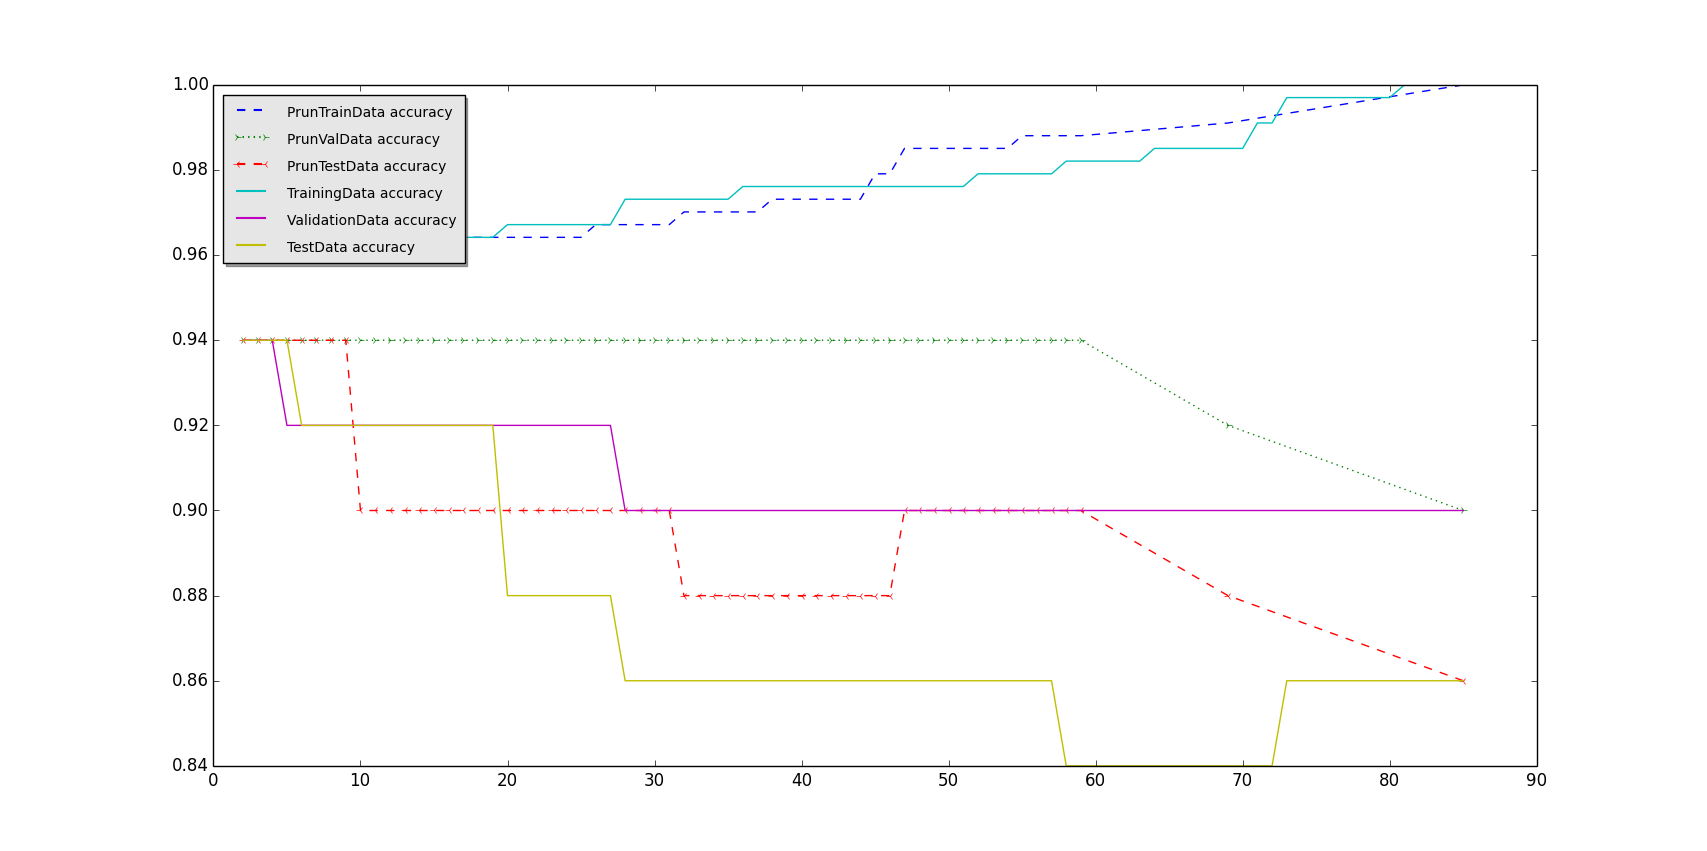

Reproduce this figure in Python.
from __future__ import division
import sys,math,random
from pprint import pprint
import matplotlib.pyplot as plt
import random as rand

class Node:
	numNodes = 0
	def __init__(self):
		self.data = None
		self.splitAttr = None
		self.leftNode = None
		self.midNode = None
		self.rightNode = None
		self.majorInPar = None;
		Node.numNodes+=1

	def depth(self):
		ldepth = self.leftNode.depth() if self.leftNode else 0
		rdepth = self.rightNode.depth() if self.rightNode else 0
		mdepth = self.midNode.depth() if self.midNode else 0
		return max(ldepth,rdepth,mdepth)+1

	def findNumNodes(self):
		lnodes = self.leftNode.findNumNodes() if self.leftNode else 0
		midnodes = self.midNode.findNumNodes() if self.midNode else 0
		rnodes = self.rightNode.findNumNodes() if self.rightNode else 0
		return (lnodes+midnodes+rnodes+1)

classifier = Node()
classifierSafeCopy = classifier
xnumNodes = []
trainaccuracy = []
validaccuracy = []
testaccuracy = []

prunNumNodes = []
prunTrainAcc = [] 
prunValAcc = [] 
prunTestAcc = [] 

traindata = None
validationdata = None
testdata = None


def findError(attr,data):
	errMat = [[0,0],[0,0],[0,0]]
	totEx = 1.0*len(data)
	if (totEx==0):
		print "Error in findError ..."
		exit(1)
	for ex in data:
		errMat[ex[attr]+1][ex[0]] += 1
	numOfZero = 0
	err = 0.0
	for out in errMat:
		if ((out[0]+out[1])!=0):
			temp = ((out[0]+out[1])/totEx)*((1.0*min(out[0],out[1]))/(out[0]+out[1]))
			err += temp
		else:
			numOfZero += 1
	if (numOfZero>=3):
		# this cannot happen
		print "Error in findError - 1!!"
		exit(1)
	return err

def chooseBestAttrError(data,attrset):
	# Choose on error
	if len(data)==0:
		print "ERROR in chooseBestAttr!!"
		exit(1)
	numAttr = len(data[0])-1
	minError = 1.0*(10**9)
	minErrorNo = -1
	for attrNo in xrange(1,numAttr+1):
		if not(attrset[attrNo-1]):
			# means that this attrNo is false in attrset
			continue
		# this attr is allowed
		err = findError(attrNo,data)
		if (err<minError):
			minError = err
			minErrorNo = attrNo
	if (minErrorNo == -1) or (minErrorNo == 0):
		# means that no attribute has error less than 10**9
		print "Error in chooseBestAttr - 1!!"
		exit(1)
	return minErrorNo

def findCondEntr(attr,data):
	errMat = [[0,0],[0,0],[0,0]]
	totEx = 1.0*len(data)
	if (totEx==0):
		print "Error in findCondEntr ..."
		exit(1)
	for ex in data:
		errMat[ex[attr]+1][ex[0]] += 1
	numOfZero = 0
	err = 0.0
	for out in errMat:
		temp = out[0]+out[1]
		if (temp!=0):
			prob = (1.0*temp)/totEx
			condp0 = (1.0*out[0])/temp
			condp1 = (1.0*out[1])/temp
			temp2 = 0.0
			temp2 += (condp0*math.log(condp0,2) if (condp0!=0) else 0.0)
			temp2 += (condp1*math.log(condp1,2) if (condp1!=0) else 0.0)
			err += (prob*(-1*temp2))
		else:
			numOfZero += 1
	# if (numOfZero>=2): return -1
	return err

def chooseBestAttrEntropy(data,attrset):
	# Choose on entropy
	if len(data)==0:
		print "ERROR in chooseBestAttr!!"
		exit(1)
	numAttr = len(data[0])-1
	minError = 1.0*(10**9)
	minErrorNo = -1
	for attrNo in xrange(1,numAttr+1):
		if not(attrset[attrNo-1]):
			# means that this attrNo is false in attrset
			continue
		# this attr is allowed
		err = findCondEntr(attrNo,data)
		if (err<minError):
			minError = err
			minErrorNo = attrNo
	if (minErrorNo == -1) or (minErrorNo == 0):
		# means that no attribute has error less than 10**9
		print "Error in chooseBestAttr - 1!!"
		exit(1)
	return minErrorNo

def splitOnAttr(spAttr,data):
	dataneg,datazero,datapos=[[],[]],[[],[]],[[],[]]
	for example in data:
		if (example[spAttr]==-1): dataneg[example[0]].append(example)
		elif (example[spAttr]==0): datazero[example[0]].append(example)
		elif (example[spAttr]==1): datapos[example[0]].append(example)
		else:
			print "Error in splitOnAttr - ",example[spAttr]
			exit(1)
	return [dataneg,datazero,datapos]

# use classi to predict ex
def predictSingle(ex,classi):
	spatt = classi.splitAttr
	if (classi.leftNode==None) and (classi.midNode == None) and (classi.rightNode == None):
		# This means this is a leaf node
		l0 = len(classi.data[0])
		l1 = len(classi.data[1])
		if (l0>l1): return 0
		elif (l0<l1): return 1
		else:
			# the equal case
			if (classi.majorInPar) and (l0==0):
				return classi.majorInPar
			return 1

	# recursive case
	
	spatt-=1 # classi.splitAttr was in [1..16] but i need it in [0..15]
	curattrval = ex[spatt]
	gonode = None
	if (curattrval==-1): gonode = classi.leftNode
	elif (curattrval==0): gonode = classi.midNode
	elif (curattrval==1): gonode = classi.rightNode
	else:
		print  "Error - the curattr is something unknown",curattr
		exit(1)
	if gonode==None:
		# now use majority prediction with training data going on curattrval
		splitdata = splitOnAttr(spatt+1,classi.data[0]+classi.data[1])
		onthisway = splitdata[curattrval+1]
		l0 = len(onthisway[0])
		l1 = len(onthisway[1])
		if (l0>l1): return 0
		elif (l0<l1): return 1
		else:
			# the equal case
			if (classi.majorInPar) and (l0==0):
				return classi.majorInPar
			return 1
	else:
		return predictSingle(ex,gonode)

def findAccuracy(nnodes,trainacc,valacc,testacc,root):
	global traindata,validationdata,testdata
	# find the accuracy on train,validation and test data
	classifierOri = root
	curNumnodes = classifierOri.findNumNodes()
	trainCorrect = 0
	validCorrect = 0
	testCorrect = 0
	trd = traindata[0]+traindata[1]
	vld = validationdata[0]+validationdata[1]
	tstd = testdata[0]+testdata[1]
	# now find the accuracy over train , validation and test
	for ex in trd:
		c1 = classifierOri
		prediction = predictSingle(ex[1:],c1)
		if not((prediction==0) or (prediction==1)):
			print "predictSingle not working !!",prediction
			exit(1)
		if (prediction == ex[0]): trainCorrect += 1

	for ex in vld:
		c1 = classifierOri
		prediction = predictSingle(ex[1:],c1)
		if not((prediction==0) or (prediction==1)):
			print "predictSingle not working !!",prediction
			exit(1)
		if (prediction == ex[0]): validCorrect += 1

	for ex in tstd:
		c1 = classifierOri
		prediction = predictSingle(ex[1:],c1)
		if not((prediction==0) or (prediction==1)):
			print "predictSingle not working !!",prediction
			exit(1)
		if (prediction == ex[0]): testCorrect += 1

	nnodes.append(curNumnodes)
	trainacc.append((1.0*trainCorrect)/len(trd))
	valacc.append((1.0*validCorrect)/len(vld))
	testacc.append((1.0*testCorrect)/len(tstd))

def growTree(inpd,curNode,attrset):
	global xnumNodes,trainaccuracy,validaccuracy,testaccuracy,classifier
	c1 = classifier
	[data0,data1] = inpd
	curNode.data = [data0,data1] #inpdata is a list = [data0,data1]

	findAccuracy(xnumNodes,trainaccuracy,validaccuracy,testaccuracy,c1)

	l0 = len(data0)
	l1 = len(data1)
	if (l0==0) or (l1==0) or (sum(attrset)==0):
		return

	# use error as the metric to split on
	spAttr = chooseBestAttrError(data0+data1,attrset) # spAttr is in [1..maxattr]
	curNode.splitAttr = spAttr
	[dataneg,datazero,datapos] = splitOnAttr(spAttr,data0+data1) # dataneg,datazero and datapos are 2*1 lists

	newattrset = [x for x in attrset]
	newattrset[spAttr-1] = False

	leftn = Node()
	curNode.leftNode = leftn
	leftn.majorInPar = ((0 if (l0>l1) else 1) if (l0!=l1) else None)
	growTree(dataneg,leftn,newattrset)

	midn = Node()
	curNode.midNode = midn
	midn.majorInPar = ((0 if (l0>l1) else 1) if (l0!=l1) else None)
	growTree(datazero,midn,newattrset)	
	
	rightn = Node()
	curNode.rightNode = rightn
	rightn.majorInPar = ((0 if (l0>l1) else 1) if (l0!=l1) else None)
	growTree(datapos,rightn,newattrset)

def readFile(filename):
	fid = open(filename,'r')
	lines = fid.read().splitlines()
	data = [[0 for x in xrange(len(lines[0].split(',')))] for x in xrange(len(lines))]
	for i,line in enumerate(lines):
		arr = line.split(',')
		for j,val in enumerate(arr):
			if j==0:
				# 0 for democrat and 1 for republican
				if (val=='democrat'):
					data[i][0] = 0
				elif (val=='republican'):
					data[i][0] = 1
				else:
					print "Input File error."
					exit(1)
			else:
				# -1 for no, +1 for yes, 0 for unknown - ?
				if (val=='y'): 
					data[i][j] = 1;
				elif (val=='n'): 
					data[i][j] = -1;
				elif (val=='?'): 
					data[i][j] = 0;
				else:
					print "Error reading the file at line ",i,j
					exit(1)
	data0 = []
	data1 = []
	for ex in data:
		if (ex[0]==1):data1.append(ex)
		else: data0.append(ex)
	return [data0,data1]

def findValAcc(root):
	global validationdata
	vld = validationdata[0]+validationdata[1]
	validCorrect = 0
	for ex in vld:
		prediction = predictSingle(ex[1:],root)
		if not((prediction==0) or (prediction==1)):
			print "predictSingle not working !!"
			exit(1)
		if (prediction == ex[0]): validCorrect += 1

	return (1.0*validCorrect)/len(vld)

def pruneStep(curNode,root,oriValAcc):
	maxi,par,child = oriValAcc,None,None
	if (curNode.leftNode):
		temp = curNode.leftNode
		curNode.leftNode = None
		a1 = findValAcc(root)

		curNode.leftNode = temp
		[a2,apar,achnum] = pruneStep(curNode.leftNode,root,oriValAcc)
		if (a1>a2) and (a1>=maxi):
			maxi = a1
			par = curNode
			child = 0
		elif (a2>=a1) and (a2>=maxi):
			maxi = a2
			par = apar
			child = achnum

	if (curNode.midNode):
		temp = curNode.midNode
		curNode.midNode = None
		a1 = findValAcc(root)

		curNode.midNode = temp
		[a2,apar,achnum] = pruneStep(curNode.midNode,root,oriValAcc)
		if (a1>a2) and (a1>=maxi):
			maxi = a1
			par = curNode
			child = 1
		elif (a2>=a1) and (a2>=maxi):
			maxi = a2
			par = apar
			child = achnum
	
	if (curNode.rightNode):
		temp = curNode.rightNode
		curNode.rightNode = None
		a1 = findValAcc(root)
		
		curNode.rightNode = temp
		[a2,apar,achnum] = pruneStep(curNode.rightNode,root,oriValAcc)
		if (a1>a2) and (a1>=maxi):
			maxi = a1
			par = curNode
			child = 2
		elif (a2>=a1) and (a2>=maxi):
			maxi = a2
			par = apar
			child = achnum
	if (child!=None):
		# means child is not none - and hence has been updatad
		return [maxi,par,child]
	else:
		return [-1,None,None]

def prune():
	global classifier,prunNumNodes,prunTrainAcc,prunValAcc,prunTestAcc
	curacc = findValAcc(classifier)
	classifierOri = classifier
	c1 = classifierOri
	c2 = classifierOri
	[newacc,par,child] = pruneStep(c1,c2,curacc)
	findAccuracy(prunNumNodes,prunTrainAcc,prunValAcc,prunTestAcc,classifierOri)
	while(newacc>=curacc):
		if (child==0):
			par.leftNode = None
		elif (child==1):
			par.midNode = None
		elif (child==2):
			par.rightNode = None
		else:
			print "Some errror in prune"
			exit(1)
		if (par.leftNode==None) and (par.midNode==None) and (par.rightNode==None):
			# means this parent's all 3 children have been pruned
			par.splitAttr = None
		curacc = newacc
		c1 = classifierOri
		c2 = classifierOri
		[newacc,par,child] = pruneStep(c1,c2,curacc)
		findAccuracy(prunNumNodes,prunTrainAcc,prunValAcc,prunTestAcc,classifierOri)
	return curacc


traindata = readFile('train.data')
validationdata = readFile('validation.data')
testdata = readFile('test.data')

c3 = classifier
growTree(traindata,c3,[True for x in xrange(16)])
print 'The built tree depth = ',classifier.depth()
print 'The built tree\'s number of nodes = ',classifier.findNumNodes()
prune()
print 'The final number of nodes obtained after pruning = ', classifier.findNumNodes()

trainaccuracy=trainaccuracy[1:]
validaccuracy=validaccuracy[1:]
testaccuracy=testaccuracy[1:]
xnumNodes=xnumNodes[1:]

# Create plots with pre-defined labels.
fig, ax = plt.subplots()
ax.plot(prunNumNodes, prunTrainAcc,'--', label='PrunTrainData accuracy')
ax.plot(prunNumNodes, prunValAcc, marker='2', ls=':', label='PrunValData accuracy')
ax.plot(prunNumNodes, prunTestAcc, marker='3' , ls='--',label='PrunTestData accuracy')

ax.plot(xnumNodes, trainaccuracy, label='TrainingData accuracy')
ax.plot(xnumNodes, validaccuracy, label='ValidationData accuracy')
ax.plot(xnumNodes, testaccuracy,  label='TestData accuracy')

# Now add the legend with some customizations.
legend = ax.legend(loc='upper left', shadow=True)

# The frame is matplotlib.patches.Rectangle instance surrounding the legend.
frame = legend.get_frame()
frame.set_facecolor('0.90')

# Set the fontsize
for label in legend.get_texts():
    label.set_fontsize('small')

for label in legend.get_lines():
    label.set_linewidth(1.5)  # the legend line width

plt.show()
